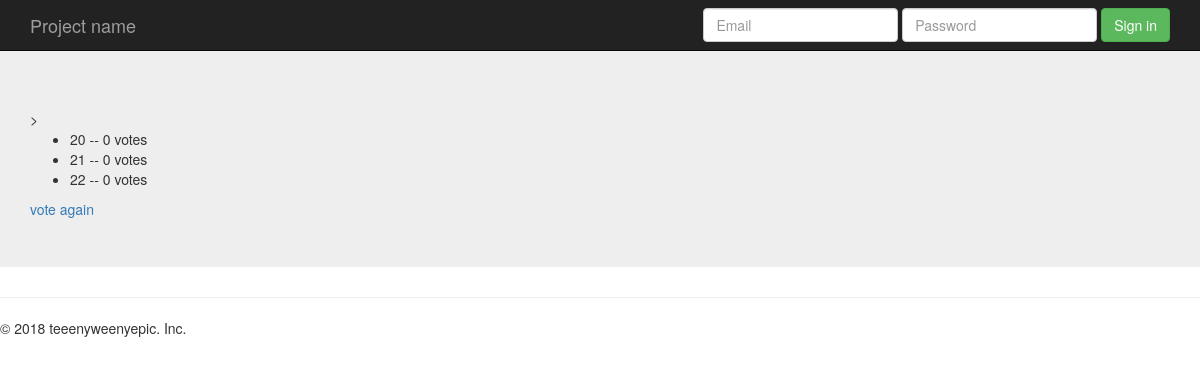
Page /polls/3/results on the committed database.
### polls/models.py (models this page shows, shortened)
class Choice(models.Model):
    choice_text = models.CharField(max_length=200)
    votes = models.IntegerField(default=0)
    question = models.ForeignKey(Question, on_delete=models.CASCADE)

### polls/views.py (the view)
# urls.py: url(r'^(?P<question_id>[0-9]+)/results$', views.results, name="results"),
def results(request, question_id):
    question = get_object_or_404(Question, pk=question_id)
    return render(request, 'polls/results.html', {'question': question})

### polls/templates/polls/results.html
{% extends 'polls/base.html' %}
{% block main_content %}
<h1> {{question.question_id}}</h1>>
<ul>
    {% for choice in question.choice_set.all %}
        <li>{{choice.choice_text}} -- {{choice.votes}} vote{{choice.votes| pluralize}} </li>
    {% endfor %}
</ul>
<a href="{% url 'polls:detail' question.id %}">vote again</a>
{% endblock %}

### rows in the picture
Choice: choice_text "20", votes "0", votes|pluralize "s"
Choice: choice_text "21", votes "0", votes|pluralize "s"
Choice: choice_text "22", votes "0", votes|pluralize "s"
